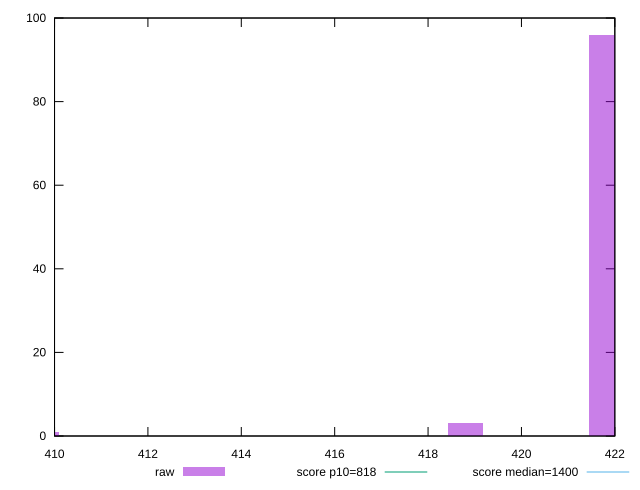

The script that saved this image:
reset

$raw <<EOF
421.82899850284286 96
409.71182798929624 1
418.7997058744562 3
EOF

set key outside below
set boxwidth 0.7573231570966659
set xrange [410:422]
set yrange [0:100]
set trange [0:100]
set style fill transparent solid 0.5 noborder

set parametric
set terminal svg size 640, 490 enhanced background rgb 'white'
set output "report_00011_2021-02-09T10:53:21.242Z/dom-size/samples/pages/raw/histogram.svg"

plot $raw title "raw" with boxes, \
     818,t title "score p10=818", \
     1400,t title "score median=1400"

reset
